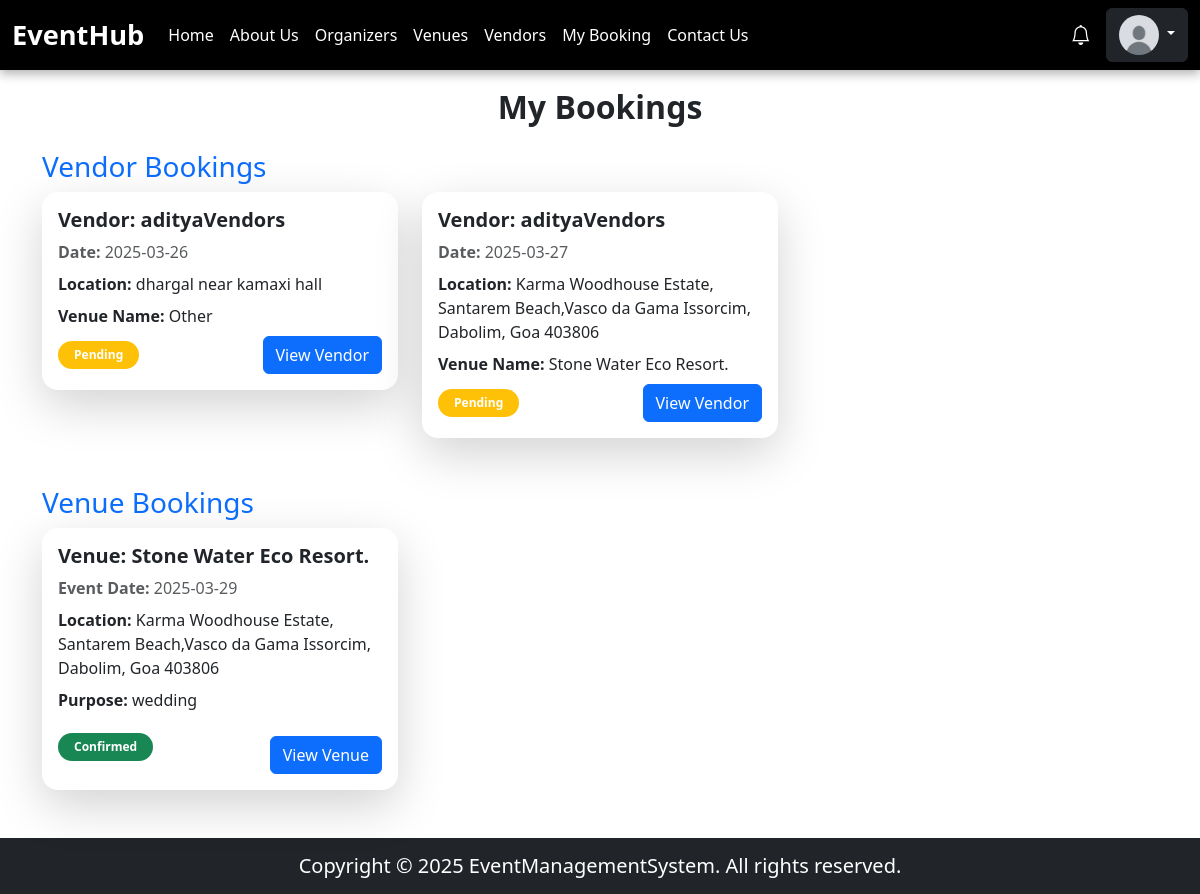
The app's page /pages/myBooking.php (signed in), older data.
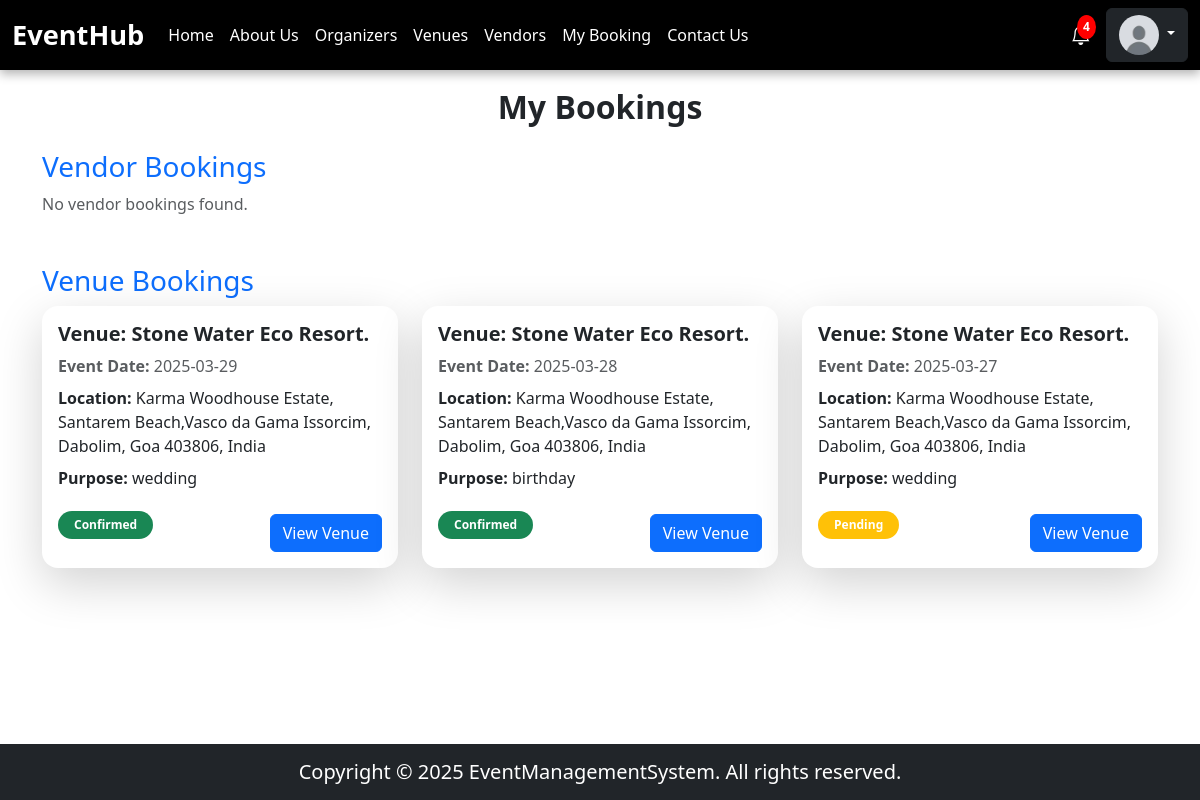
The same page, newer data.
### tables this page shows
CREATE TABLE `vendor_bookings` (
  `id` int(11) NOT NULL,
  `user_id` int(11) NOT NULL,
  `vendor_id` int(11) NOT NULL,
  `booking_date` date NOT NULL,
  `venue_location` varchar(255) NOT NULL,
  `venue_name` varchar(255) NOT NULL,
  `status` enum('pending','confirmed','cancelled') NOT NULL DEFAULT 'pending',
  `created_at` timestamp NOT NULL DEFAULT current_timestamp(),
  `updated_at` timestamp NOT NULL DEFAULT current_timestamp() ON UPDATE current_timestamp()
);

CREATE TABLE `vendors` (
  `id` int(11) NOT NULL,
  `user_id` int(11) NOT NULL,
  `business_name` varchar(255) NOT NULL,
  `description` text DEFAULT NULL,
  `service` enum('catering','photography','decorator','anchor','dj','karaoke') NOT NULL,
  `website` varchar(255) DEFAULT NULL,
  `instagram` varchar(255) DEFAULT NULL,
  `service_locations` text DEFAULT NULL,
  `price_range` varchar(255) DEFAULT NULL
);

CREATE TABLE `venue_bookings` (
  `id` int(11) NOT NULL,
  `user_id` int(11) NOT NULL,
  `venue_id` int(11) NOT NULL,
  `event_date` date NOT NULL,
  `event_purpose` varchar(255) NOT NULL,
  `status` enum('pending','confirmed','cancelled') NOT NULL DEFAULT 'pending',
  `created_at` timestamp NOT NULL DEFAULT current_timestamp(),
  `updated_at` timestamp NULL DEFAULT NULL ON UPDATE current_timestamp()
);

CREATE TABLE `venues` (
  `id` int(11) NOT NULL,
  `owner_id` int(11) NOT NULL,
  `name` varchar(255) NOT NULL,
  `location` varchar(255) NOT NULL,
  `capacity` int(11) NOT NULL,
  `price_per_day` decimal(10,2) NOT NULL,
  `description` text DEFAULT NULL,
  `thumbnail` varchar(255) DEFAULT NULL,
  `manager_name` varchar(255) DEFAULT NULL,
  `manager_email` varchar(255) DEFAULT NULL,
  `manager_phone` varchar(20) DEFAULT NULL,
  `status` enum('pending','approved','rejected') DEFAULT 'pending',
  `created_at` timestamp NOT NULL DEFAULT current_timestamp(),
  `venue_used_for` varchar(255) NOT NULL
);

### pages/myBooking.php (the view, shortened to what the changed rows need)
<?php
include("../database/databaseConnection.php");
$userID = $_SESSION['user_id'];
$vendorBookingsQuery = "SELECT vb.id, v.id AS vendor_id, v.business_name, vb.booking_date, vb.venue_location, vb.venue_name, vb.status
                        FROM vendor_bookings vb
                        JOIN vendors v ON vb.vendor_id = v.id
                        WHERE vb.user_id = ?";
$stmt1 = $conn->prepare($vendorBookingsQuery);
$stmt1->bind_param("i", $userID);
$stmt1->execute();
$vendorBookings = $stmt1->get_result();
$venueBookingsQuery = "SELECT vb.id, ven.id AS venue_id, ven.name, ven.location, vb.event_date, vb.event_purpose, vb.status
                        FROM venue_bookings vb
                        JOIN venues ven ON vb.venue_id = ven.id
                        WHERE vb.user_id = ?";
$stmt2 = $conn->prepare($venueBookingsQuery);
$stmt2->bind_param("i", $userID);
$stmt2->execute();
$venueBookings = $stmt2->get_result();
?>
<!DOCTYPE html>
<html lang="en">
<head>
    <link href="https://cdn.jsdelivr.net/npm/bootstrap@5.3.0/dist/css/bootstrap.min.css" rel="stylesheet">
    <link rel="stylesheet" href="../public/styles/style.css">
</head>
<body>
    <?php include("../components/header.php"); ?>
    <div class="container mt-2 mb-5">
        <h2 class="mb-4 text-center fw-bold">My Bookings</h2>
        <div class="mb-5">
            <h3 class="text-primary">Vendor Bookings</h3>
            <?php if ($vendorBookings->num_rows > 0): ?>
                <div class="row g-4">
                    <?php while ($booking = $vendorBookings->fetch_assoc()): ?>
                        <div class="col-md-6 col-lg-4">
                            <div class="card shadow-lg border-0 rounded-4 overflow-hidden">
                                <div class="card-body">
                                    <h5 class="card-title text-dark fw-bold">Vendor: <?php echo htmlspecialchars($booking['business_name']); ?></h5>
                                    <p class="text-muted mb-2"><strong>Date:</strong> <?php echo htmlspecialchars($booking['booking_date']); ?></p>
                                    <p class="mb-2"><strong>Location:</strong> <?php echo htmlspecialchars($booking['venue_location']); ?></p>
                                    <p class="mb-2"><strong>Venue Name:</strong> <?php echo htmlspecialchars($booking['venue_name']); ?></p>
                                    <div class="d-flex justify-content-between align-items-center">
                                        <span class="badge bg-<?php echo ($booking['status'] == 'confirmed') ? 'success' : (($booking['status'] == 'cancelled') ? 'danger' : 'warning'); ?> px-3 py-2 rounded-pill">
                                            <?php echo ucfirst($booking['status']); ?>
                                        </span>
                                        <a href="./vendors/vendorDetails.php?vendorId=<?php echo $booking['vendor_id']; ?>" class="btn btn-primary">View Vendor</a>
                                    </div>
                                </div>
                            </div>
                        </div>
                    <?php endwhile; ?>
                </div>
            <?php else: ?>
                <p class="text-muted">No vendor bookings found.</p>
            <?php endif; ?>
        </div>
        <div>
            <?php if ($venueBookings->num_rows > 0): ?>
                <div class="row g-4">
                    <?php while ($booking = $venueBookings->fetch_assoc()): ?>
                        <div class="col-md-6 col-lg-4">
                            <div class="card shadow-lg border-0 rounded-4 overflow-hidden">
                                <div class="card-body">
                                    <h5 class="card-title text-dark fw-bold">Venue: <?php echo htmlspecialchars($booking['name']); ?></h5>
                                    <p class="text-muted mb-2"><strong>Event Date:</strong> <?php echo htmlspecialchars($booking['event_date']); ?></p>
                                    <p class="mb-2"><strong>Location:</strong> <?php echo htmlspecialchars($booking['location']); ?></p>
                                    <p class="mb-2"><strong>Purpose:</strong> <?php echo htmlspecialchars($booking['event_purpose']); ?></p>
                                    <div class="d-flex justify-content-between align-items-center" >
                                        <span class="badge bg-<?php echo ($booking['status'] == 'confirmed') ? 'success' : (($booking['status'] == 'cancelled') ? 'danger' : 'warning'); ?> px-3 py-2 rounded-pill">
                                            <?php echo ucfirst($booking['status']); ?>
                                        </span>
                                        <a href="./venue/venueDetails.php?venueId=<?php echo $booking['venue_id']; ?>" class="btn btn-primary mt-3">View Venue</a>
                                    </div>
                                </div>
                            </div>
                        </div>
                    <?php endwhile; ?>
                </div>
            <?php else: ?>
                <p class="text-muted">No venue bookings found.</p>
            <?php endif; ?>
        </div>
    </div>
</body>
</html>

### components/header.php (shortened to what the changed rows need)
<?php
include(__DIR__ . "/../database/databaseConnection.php");
$profilePic = "/EventManagementSystem/uploads/profilePics/default.png";
$unreadNotifications = 0;
if (isset($_SESSION['user_id'])) {
    $user_id = $_SESSION['user_id'];
    $query = "SELECT profile_picture, role FROM users WHERE id = ?";
    $stmt = mysqli_prepare($conn, $query);
    mysqli_stmt_bind_param($stmt, "i", $user_id);
    mysqli_stmt_execute($stmt);
    $result = mysqli_stmt_get_result($stmt);
    if ($row = mysqli_fetch_assoc($result)) {
        if (!empty($row['profile_picture'])) {
            $profilePic = $row['profile_picture'];
        }
    }
    $notifQuery = "SELECT COUNT(*) AS unread_count FROM notifications WHERE user_id = ? AND status = 'unread'";
    $notifStmt = mysqli_prepare($conn, $notifQuery);
    mysqli_stmt_bind_param($notifStmt, "i", $user_id);
    mysqli_stmt_execute($notifStmt);
    $notifResult = mysqli_stmt_get_result($notifStmt);
    if ($notifRow = mysqli_fetch_assoc($notifResult)) {
        $unreadNotifications = $notifRow['unread_count'];
    }
}
?>
<!DOCTYPE html>
<html lang="en">
<head>
    <link href="https://cdn.jsdelivr.net/npm/bootstrap@5.3.0/dist/css/bootstrap.min.css" rel="stylesheet">
    <link rel="stylesheet" href="https://cdn.jsdelivr.net/npm/bootstrap-icons/font/bootstrap-icons.css">
</head>
<body>
<nav class="navbar navbar-expand-lg navbar-dark">
    <div class="container-fluid">
        <div class="collapse navbar-collapse" id="navbarNav">
            <?php if (!isset($_SESSION['user_id'])): ?>
                <div class="d-flex">
                    <a href="/EventManagementSystem/pages/login.php" class="btn btn-outline-light me-2">Login</a>
                    <a href="/EventManagementSystem/pages/register.php" class="btn btn-warning">Register</a>
                </div>
            <?php else: ?>
                <div class="d-flex align-items-center">
                    <a href="/EventManagementSystem/pages/notifications.php" class="notification-icon">
                        <i class="bi bi-bell"></i>
                        <?php if ($unreadNotifications > 0): ?>
                            <span class="notif-badge"><?php echo $unreadNotifications; ?></span>
                        <?php endif; ?>
                    </a>
                    <div class="dropdown">
                        <button class="btn btn-dark dropdown-toggle" type="button" data-bs-toggle="dropdown" aria-expanded="false">
                            <img src="<?php echo htmlspecialchars($profilePic, ENT_QUOTES, 'UTF-8'); ?>" alt="Profile Picture" class="profile-pic">
                        </button>
                    </div>
                </div>
            <?php endif; ?>
        </div>
    </div>
</nav>
</body>
</html>

Row changes from the older to the newer data that the page shows:
removed vendor_bookings: vendor.business_name "adityaVendors", booking_date "2025-03-26", venue_location "dhargal near kamaxi hall", venue_name "Other", status "Pending"
removed vendor_bookings: vendor.business_name "adityaVendors", booking_date "2025-03-27", venue_location "Karma Woodhouse Estate, Santarem Beach,Vasco da Gama Issorcim, Dabolim, Goa 403806", venue_name "Stone Water Eco Resort.", status "Pending"
changed through a linked row, venue_bookings (number 1 of 3 on the later page): venue.location "Karma Woodhouse Estate, Santarem Beach,Vasco da Gama Issorcim, Dabolim, Goa 403806" → "Karma Woodhouse Estate, Santarem Beach,Vasco da Gama Issorcim, Dabolim, Goa 403806, India"
added venue_bookings: venue.name "Stone Water Eco Resort.", event_date "2025-03-28", venue.location "Karma Woodhouse Estate, Santarem Beach,Vasco da Gama Issorcim, Dabolim, Goa 403806, India", event_purpose "birthday", status "Confirmed"
added venue_bookings: venue.name "Stone Water Eco Resort.", event_date "2025-03-27", venue.location "Karma Woodhouse Estate, Santarem Beach,Vasco da Gama Issorcim, Dabolim, Goa 403806, India", event_purpose "wedding", status "Pending"
Text that changed along with them:
$unreadNotifications: (not shown) → "4"
text now shown: "No vendor bookings found."
